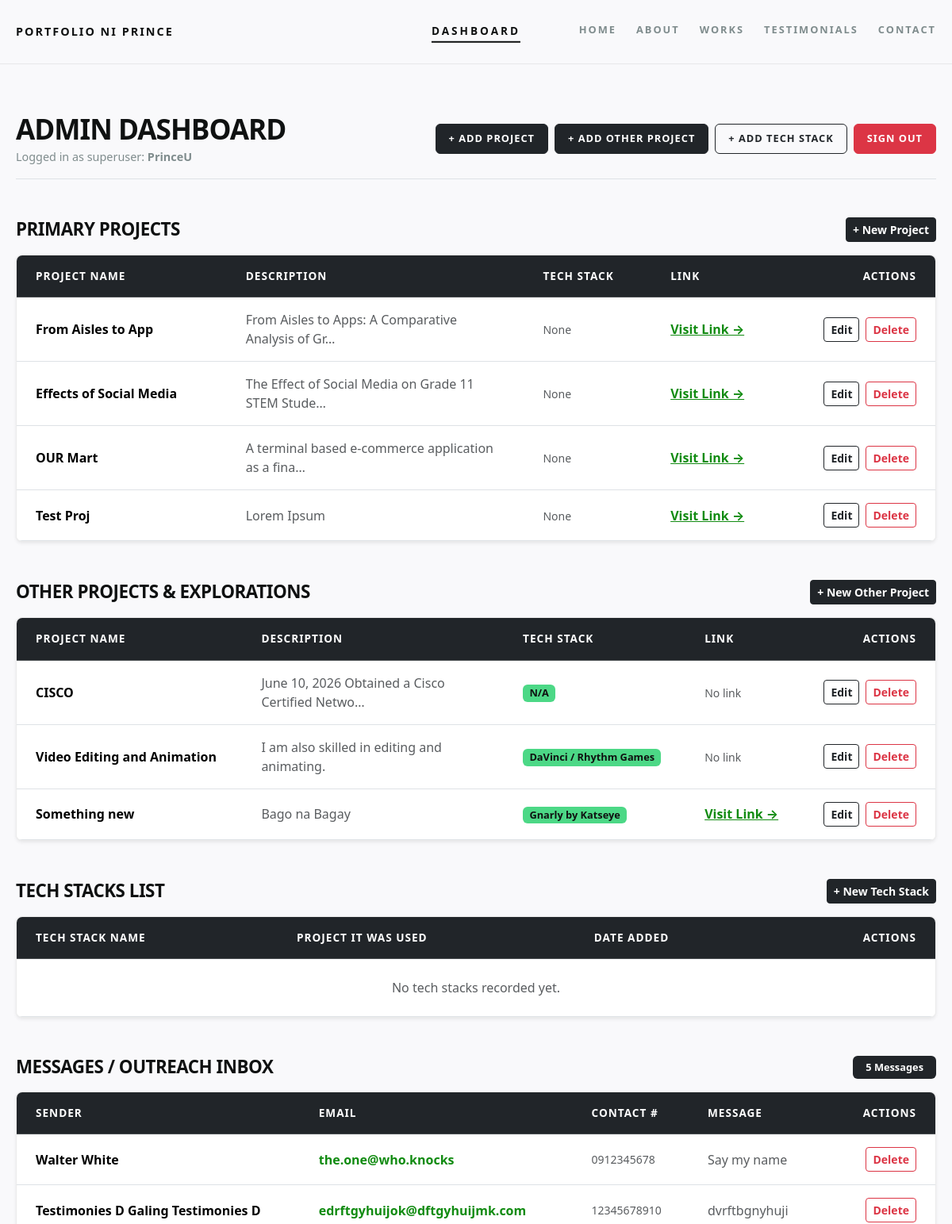
Before: /dashboard/ (signed in, upper part) with the older database file.
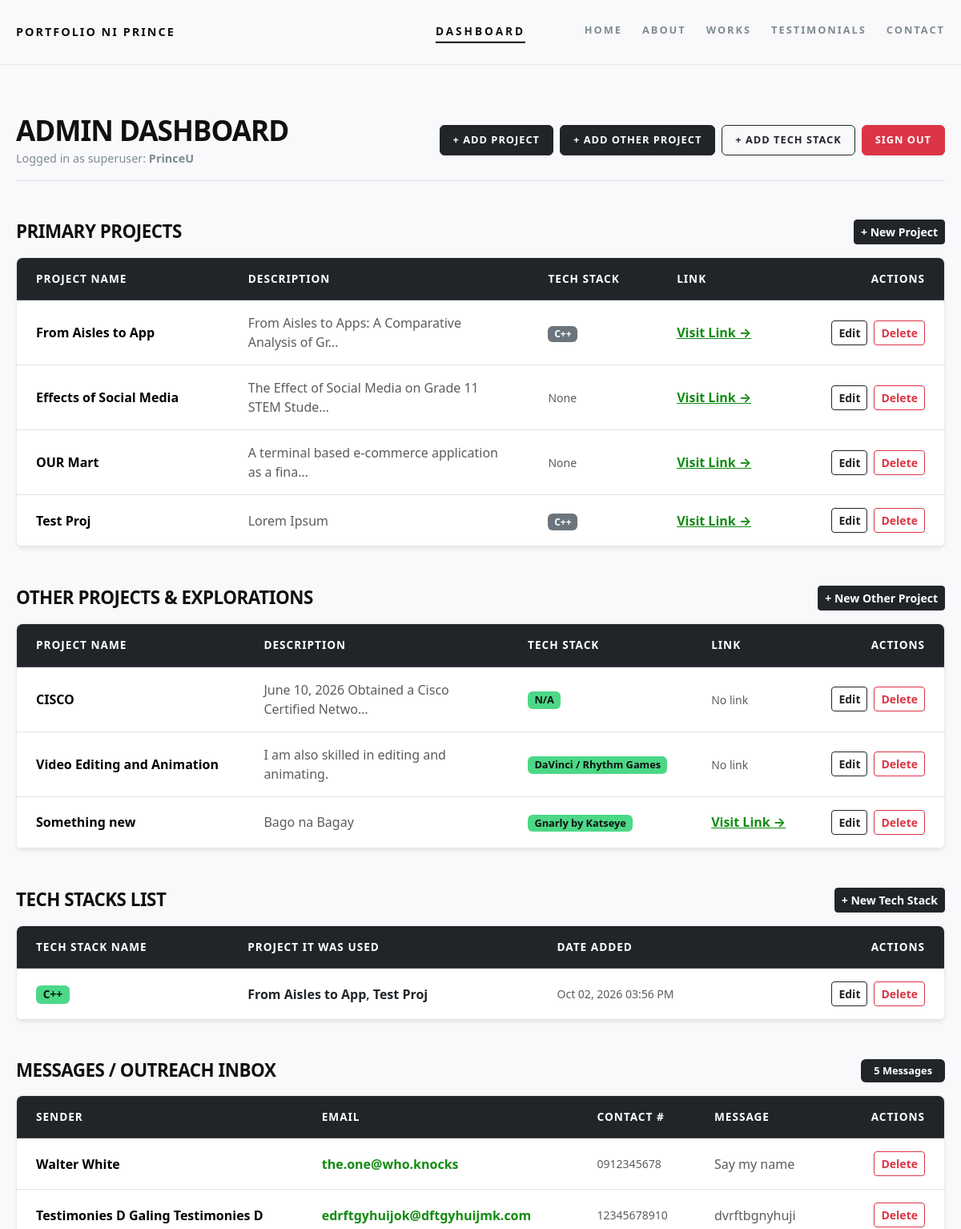
After: the same page with the newer database file.
### portDATA/models.py (models this page shows, shortened)
class ProjDATA(models.Model):
    project_name = models.CharField(max_length=200)
    description = models.TextField()
    tech_stacks = models.ManyToManyField(TechStack, related_name='projects')
    link = models.URLField(max_length=500, blank=True, null=True)
    created_at = models.DateTimeField(auto_now_add=True)

class OtherProjDATA(models.Model):
    project_name = models.CharField(max_length=100)
    description = models.TextField()
    tech_stack = models.CharField(max_length=367)
    link = models.URLField(max_length=400, blank=True, null=True)

class contactDATA(models.Model):
    first_name = models.CharField(max_length=100)
    last_name = models.CharField(max_length=100)
    contact_number = models.CharField(max_length=20)
    email = models.EmailField()
    address = models.TextField()
    message = models.TextField()
    created_at = models.DateTimeField(auto_now_add=True)

class TechStack(models.Model):
    name = models.CharField(max_length=100, unique=True)
    created_at = models.DateTimeField(auto_now_add=True)

### portDATA/views.py (the view)
# urls.py: path('dashboard/', views.dashboard, name='dashboard'),
@superuser_required
def dashboard(request):
    projects = ProjDATA.objects.prefetch_related('tech_stacks').all()
    other_projects = OtherProjDATA.objects.all()
    tech_stacks = TechStack.objects.prefetch_related('projects').all()
    contact_messages = contactDATA.objects.all().order_by('-id')
    testimonials = TestimonialDATA.objects.all().order_by('-id')
    return render(request, 'dashboard.html', {
        'projects': projects,
        'other_projects': other_projects,
        'tech_stacks': tech_stacks,
        'contact_messages': contact_messages,
        'testimonials': testimonials,
    })

### portDATA/views.py (called while the page is built)
def superuser_required(view_func):
    decorator = user_passes_test(
        lambda u: u.is_authenticated and u.is_superuser,
        login_url='admin_login'
    )
    return decorator(view_func)

### templates/dashboard.html (shortened to what the changed rows need)
{% extends 'base.html' %}
{% load static %}
{% block content %}
<main class="centered-content-wrapper" style="padding-top: 60px; padding-bottom: 80px;">
    <div class="d-flex justify-content-between align-items-center mb-5 pb-3 border-bottom">
        <div>
            <h1 style="font-size: 2.2rem; font-weight: 800; letter-spacing: -1px; text-transform: uppercase; margin: 0; color: var(--text-heading);">
                Admin Dashboard
            </h1>
        </div>
    </div>
    <section class="mb-5">
        <div class="table-responsive shadow-sm" style="border-radius: 8px; border: 1px solid rgba(0,0,0,0.08); background: #ffffff;">
            <table class="table table-hover align-middle mb-0">
                <thead class="table-dark">
                    <tr style="font-size: 0.85rem; letter-spacing: 1px; text-transform: uppercase;">
                        <th class="py-3 px-4">Project Name</th>
                        <th class="py-3 px-4">Description</th>
                        <th class="py-3 px-4">Tech Stack</th>
                        <th class="py-3 px-4">Link</th>
                        <th class="py-3 px-4 text-end">Actions</th>
                    </tr>
                </thead>
                <tbody>
                    {% for project in projects %}
                        <tr>
                            <td class="py-3 px-4 fw-bold">{{ project.project_name }}</td>
                            <td class="py-3 px-4 text-muted" style="max-width: 320px;">
                                {{ project.description|truncatechars:50 }}
                            </td>
                            <td class="py-3 px-4">
                                {% for stack in project.tech_stacks.all %}
                                    <span class="badge bg-secondary me-1">{{ stack.name }}</span>
                                {% empty %}
                                    <span class="text-muted small">None</span>
                                {% endfor %}
                            </td>
                            <td class="py-3 px-4">
                                {% if project.link %}
                                    <a href="{{ project.link }}" target="_blank" rel="noopener noreferrer" class="fw-bold" style="color: var(--mega-undrln); text-decoration: underline;">
                                        Visit Link →
                                    </a>
                                {% else %}
                                    <span class="text-muted small">No link</span>
                                {% endif %}
                            </td>
                            <td class="py-3 px-4 text-end">
                                <div class="d-inline-flex gap-2">
                                    <a href="{% url 'edit_project' project.id %}" class="btn btn-sm btn-outline-dark fw-bold">
                                        Edit
                                    </a>
                                    <form method="POST" action="{% url 'delete_project' project.id %}" onsubmit="return confirm('Are you sure you want to delete this project?');">
                                        <button type="submit" class="btn btn-sm btn-outline-danger fw-bold">
                                            Delete
                                        </button>
                                    </form>
                                </div>
                            </td>
                        </tr>
                    {% empty %}
                        <tr>
                            <td colspan="5" class="text-center py-4 text-muted">
                                No projects recorded yet.
                            </td>
                        </tr>
                    {% endfor %}
                </tbody>
            </table>
        </div>
    </section>
    <section class="mb-5">
        <div class="table-responsive shadow-sm" style="border-radius: 8px; border: 1px solid rgba(0,0,0,0.08); background: #ffffff;">
            <table class="table table-hover align-middle mb-0">
                <thead class="table-dark">
                    <tr style="font-size: 0.85rem; letter-spacing: 1px; text-transform: uppercase;">
                        <th class="py-3 px-4">Project Name</th>
                        <th class="py-3 px-4">Description</th>
                        <th class="py-3 px-4">Tech Stack</th>
                        <th class="py-3 px-4">Link</th>
                        <th class="py-3 px-4 text-end">Actions</th>
                    </tr>
                </thead>
                <tbody>
                    {% for other in other_projects %}
                        <tr>
                            <td class="py-3 px-4 fw-bold">{{ other.project_name }}</td>
                            <td class="py-3 px-4 text-muted" style="max-width: 320px;">
                                {{ other.description|truncatechars:50 }}
                            </td>
                            <td class="py-3 px-4">
                                {% if other.tech_stack %}
                                    <span class="badge" style="background-color: var(--rndm-bx-lmnt); color: var(--text-heading); font-size: 0.8rem;">
                                        {{ other.tech_stack }}
                                    </span>
                                {% else %}
                                    <span class="text-muted small">None</span>
                                {% endif %}
                            </td>
                            <td class="py-3 px-4">
                                {% if other.link %}
                                    <a href="{{ other.link }}" target="_blank" rel="noopener noreferrer" class="fw-bold" style="color: var(--mega-undrln); text-decoration: underline;">
                                        Visit Link →
                                    </a>
                                {% else %}
                                    <span class="text-muted small">No link</span>
                                {% endif %}
                            </td>
                            <td class="py-3 px-4 text-end">
                                <div class="d-inline-flex gap-2">
                                    <a href="{% url 'edit_otherproject' other.id %}" class="btn btn-sm btn-outline-dark fw-bold">
                                        Edit
                                    </a>
                                    <form method="POST" action="{% url 'delete_otherproject' other.id %}" onsubmit="return confirm('Are you sure you want to delete this other project?');">
                                        <button type="submit" class="btn btn-sm btn-outline-danger fw-bold">
                                            Delete
                                        </button>
                                    </form>
                                </div>
                            </td>
                        </tr>
                    {% empty %}
                        <tr>
                            <td colspan="5" class="text-center py-4 text-muted">
                                No other projects recorded yet.
                            </td>
                        </tr>
                    {% endfor %}
                </tbody>
            </table>
        </div>
    </section>
    <section class="mb-5">
        <div class="table-responsive shadow-sm" style="border-radius: 8px; border: 1px solid rgba(0,0,0,0.08); background: #ffffff;">
            <table class="table table-hover align-middle mb-0">
                <thead class="table-dark">
                    <tr style="font-size: 0.85rem; letter-spacing: 1px; text-transform: uppercase;">
                        <th class="py-3 px-4">Tech Stack Name</th>
                        <th class="py-3 px-4">Project It Was Used</th>
                        <th class="py-3 px-4">Date Added</th>
                        <th class="py-3 px-4 text-end">Actions</th>
                    </tr>
                </thead>
                <tbody>
                    {% for stack in tech_stacks %}
                        <tr>
                            <td class="py-3 px-4 fw-bold">
                                <span class="badge" style="background-color: var(--rndm-bx-lmnt); color: var(--text-heading); font-size: 0.85rem;">
                                    {{ stack.name }}
                                </span>
                            </td>
                            <td class="py-3 px-4">
                                {% for proj in stack.projects.all %}
                                    <span class="fw-semibold text-dark">{{ proj.project_name }}</span>{% if not forloop.last %}, {% endif %}
                                {% empty %}
                                    <span class="text-muted small">Not used in any project yet</span>
                                {% endfor %}
                            </td>
                            <td class="py-3 px-4 text-muted small">
                                {{ stack.created_at|date:"M d, Y h:i A" }}
                            </td>
                            <td class="py-3 px-4 text-end">
                                <div class="d-inline-flex gap-2">
                                    <a href="{% url 'edit_techstack' stack.id %}" class="btn btn-sm btn-outline-dark fw-bold">
                                        Edit
                                    </a>
                                    <form method="POST" action="{% url 'delete_techstack' stack.id %}" onsubmit="return confirm('Are you sure you want to delete this tech stack?');">
                                        <button type="submit" class="btn btn-sm btn-outline-danger fw-bold">
                                            Delete
                                        </button>
                                    </form>
                                </div>
                            </td>
                        </tr>
                    {% empty %}
                        <tr>
                            <td colspan="4" class="text-center py-4 text-muted">
                                No tech stacks recorded yet.
                            </td>
                        </tr>
                    {% endfor %}
                </tbody>
            </table>
        </div>
    </section>
    <section class="mb-5">
        <div class="table-responsive shadow-sm" style="border-radius: 8px; border: 1px solid rgba(0,0,0,0.08); background: #ffffff;">
            <table class="table table-hover align-middle mb-0">
                <thead class="table-dark">
                    <tr style="font-size: 0.85rem; letter-spacing: 1px; text-transform: uppercase;">
                        <th class="py-3 px-4">Sender</th>
                        <th class="py-3 px-4">Email</th>
                        <th class="py-3 px-4">Contact #</th>
                        <th class="py-3 px-4">Message</th>
                        <th class="py-3 px-4 text-end">Actions</th>
                    </tr>
                </thead>
                <tbody>
                    {% for msg in contact_messages %}
                        <tr>
                            <td class="py-3 px-4 fw-bold">{{ msg.first_name }} {{ msg.last_name }}</td>
                            <td class="py-3 px-4">
                                <a href="mailto:{{ msg.email }}" class="text-decoration-none fw-semibold" style="color: var(--mega-undrln);">
                                    {{ msg.email }}
                                </a>
                            </td>
                            <td class="py-3 px-4 text-muted small">{{ msg.contact_number }}</td>
                            <td class="py-3 px-4 text-muted" style="max-width: 320px; overflow-wrap: anywhere; word-break: break-word; white-space: normal;">
                                {{ msg.message }}
                            </td>
                            <td class="py-3 px-4 text-end">
                                <form method="POST" action="{% url 'delete_contact' msg.id %}" onsubmit="return confirm('Delete this message permanently?');">
                                    <button type="submit" class="btn btn-sm btn-outline-danger fw-bold">
                                        Delete
                                    </button>
                                </form>
                            </td>
                        </tr>
                    {% empty %}
                        <tr>
                            <td colspan="5" class="text-center py-4 text-muted">
                                No messages received yet.
                            </td>
                        </tr>
                    {% endfor %}
                </tbody>
            </table>
        </div>
    </section>
</main>
{% endblock %}

Changed rows visible on the page:
changed ProjDATA "From Aisles to App": no longer shows "None"
added TechStack: name "C++", created_at "Oct 02, 2026 03:56 PM", ProjDATA (project_name "From Aisles to App"), ProjDATA (project_name "Test Proj")
changed ProjDATA "Test Proj": no longer shows "None"
Other visible differences:
text no longer shown: "No tech stacks recorded yet."
